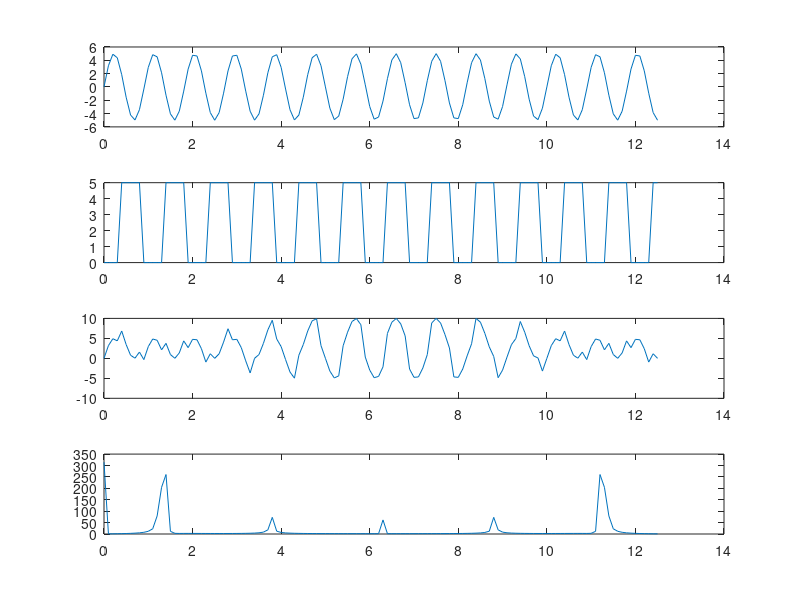

MATLAB code for this plot:
w = 1.1;
t = 0:0.1:4*pi;
A0 = 5;

X = A0 * sin(2 * pi * w * t);
X2 = A0 * (mod(1:length(t),10) > 4); % 产生一个脉冲信号
Y = X + X2;

subplot(4,1,1);
plot(t,X);
subplot(4,1,2);
plot(t,X2);
subplot(4,1,3);
plot(t,Y);
subplot(4,1,4);
fY = fft(Y);
plot(t,abs(fY))
